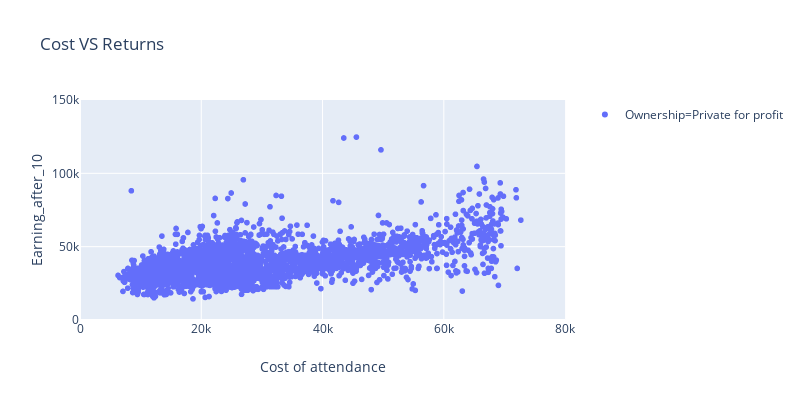

Notebook code for this chart:
### Code cell
import plotly.express as px
fig = px.scatter(df_reg, x= 'Cost of attendance', y= 'Earning_after_10' , hover_name = 'Institution_Name', color='Ownership',title = 'Cost VS Returns',width=800, height=400)
fig.update_xaxes(range=[0,80000])
fig.update_yaxes(range=[0,150000])
fig.show()

### Figure 1 — Plotly figure (JSON) as saved in the notebook; plotly's stock layout.template omitted (floating-point values rounded to 4 significant figures; data arrays with more than 128 entries replaced by an {"elided": "..."} marker saying what was removed)
{"data": [{"hoverlabel": {"namelength": 0}, "hovertemplate": "<b>%{hovertext}</b><br><br>Ownership=Private for profit<br>Cost of attendance=%{x}<br>Earning_after_10=%{y}", "hovertext": {"elided": "3321 str values"}, "legendgroup": "Ownership=Private for profit", "marker": {"color": "#636efa", "symbol": "circle"}, "mode": "markers", "name": "Ownership=Private for profit", "showlegend": true, "type": "scattergl", "x": {"elided": "3321 int values"}, "xaxis": "x", "y": {"elided": "3321 float values"}, "yaxis": "y"}], "layout": {"height": 400, "legend": {"tracegroupgap": 0}, "title": {"text": "Cost VS Returns"}, "width": 800, "xaxis": {"anchor": "y", "domain": [0, 0.98], "range": [0, 80000], "title": {"text": "Cost of attendance"}}, "yaxis": {"anchor": "x", "domain": [0, 1], "range": [0, 150000], "title": {"text": "Earning_after_10"}}}}
